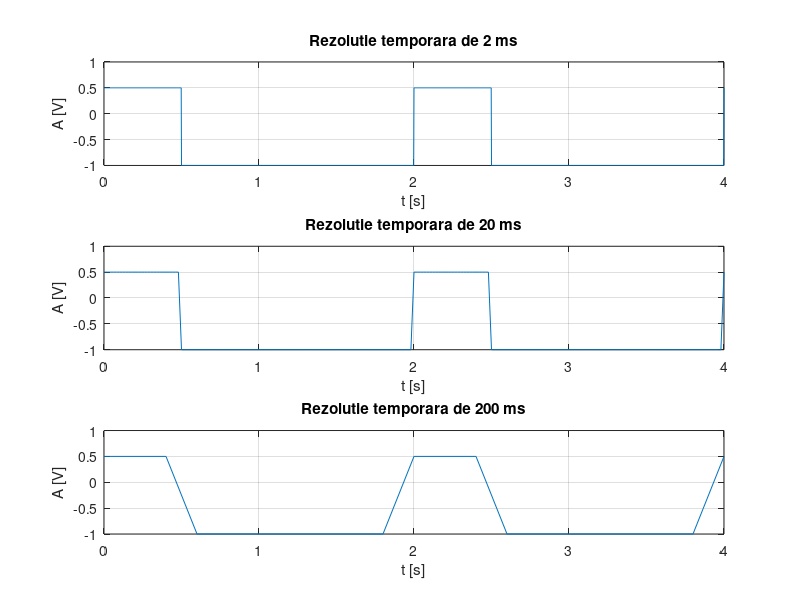

This chart was generated by the following MATLAB code:
t=0:0.002:4;
w=2*pi*0.5;
duty=25;
nivel=0.25;
procent=0.75;
s=(procent*square(w*t,duty))-nivel;
subplot(3,1,1)
plot(t,s),grid,xlabel('t [s]'),ylabel('A [V]')
title('Rezolutie temporara de 2 ms')

t=0:0.02:4;
w=2*pi*0.5;
nivel=0.25;
procent=0.75;
s=(procent*square(w*t,duty))-nivel;
subplot(3,1,2)
plot(t,s),grid,xlabel('t [s]'),ylabel('A [V]')
title('Rezolutie temporara de 20 ms')

t=0:0.2:4;
w=2*pi*0.5;
nivel=0.25;
procent=0.75;
s=(procent*square(w*t,duty))-nivel;
subplot(3,1,3)
plot(t,s),grid,xlabel('t [s]'),ylabel('A [V]')
title('Rezolutie temporara de 200 ms')